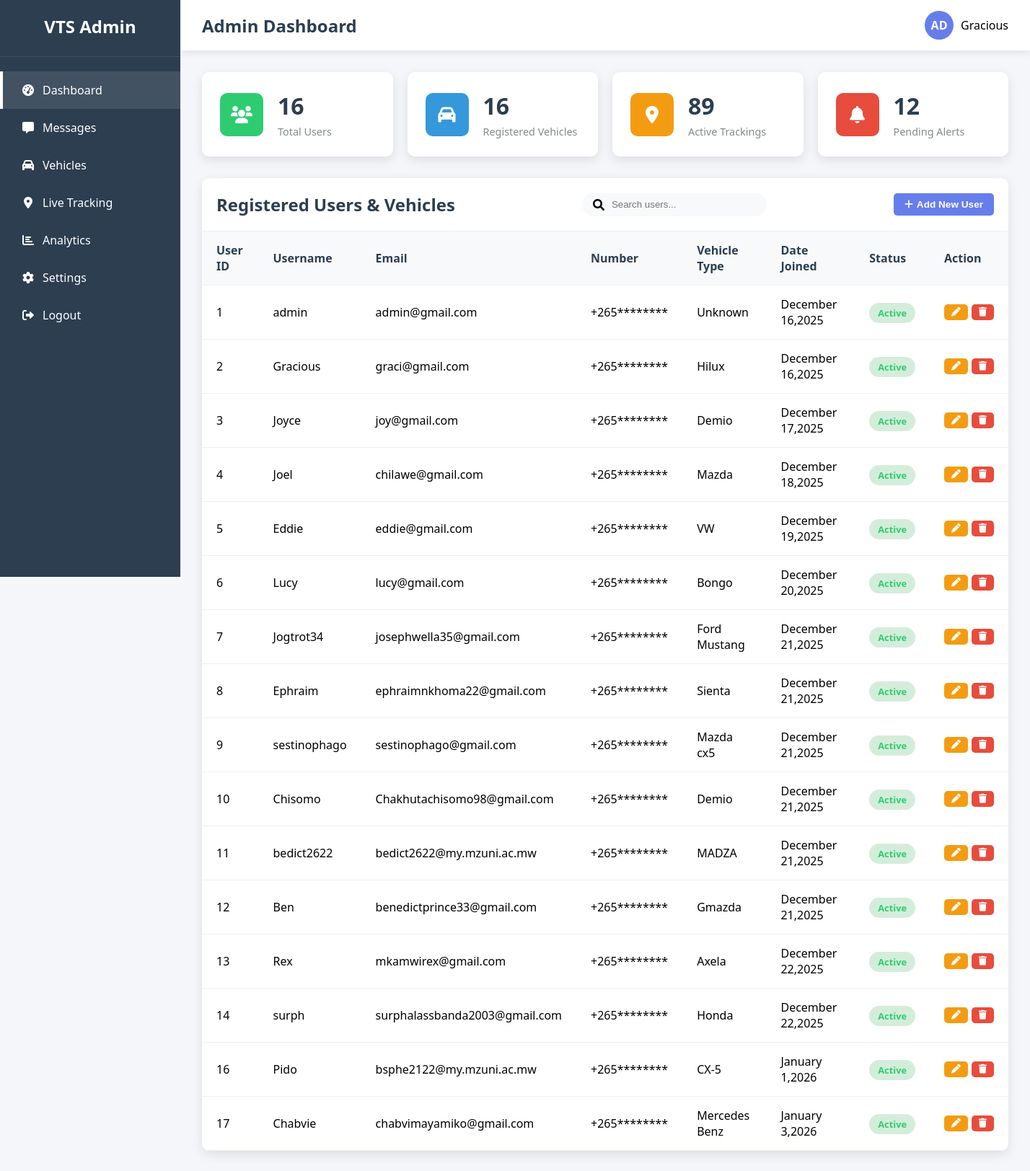
The app's page /dashboard/ (signed in) with its own data.
### system/models.py (models this page shows, shortened)
class Vehicle(models.Model):
    owner = models.OneToOneField(Client,on_delete=models.CASCADE)
    type = models.CharField(max_length=15, default='Unknown')
    plate = models.CharField(max_length=10,default='MLW 000',unique=True)
    VIN = models.CharField(max_length=15, default='------')
    latitude = models.FloatField(default=0.00)
    longitude = models.FloatField(default=0.00)
    color = models.CharField(max_length=15,default='Unavailable')

class Client(models.Model):
    user = models.OneToOneField(User,on_delete=models.CASCADE)
    photo = models.ImageField(upload_to='media/',blank=True)
    userID = models.CharField(max_length=15,default='00000')
    phone = models.CharField(max_length=15, default='+265********')
    date = models.DateTimeField(auto_now=True)
    is_active = models.BooleanField(default=False)

### system/views.py (the view)
# urls.py: path('dashboard/',views.dashboard,name='dashboard'),
@login_required
def dashboard(request):
    client = Client.objects.all()
    user_count = User.objects.count()
    vehicles = Vehicle.objects.select_related('owner__user')
    total_cars = Vehicle.objects.count()
    return render(request,'dashboard.html',{'user_count':user_count,'vehicles':vehicles,'total_cars':total_cars})

### templates/dashboard.html (shortened to what this page needs)
<!DOCTYPE html>
<html lang="en">
<head>
    <link rel="stylesheet" href="https://cdnjs.cloudflare.com/ajax/libs/font-awesome/6.0.0/css/all.min.css">
</head>
<body>
    <div class="sidebar">
        <div class="sidebar-header">
            <h2>VTS Admin</h2>
        </div>
        <div class="sidebar-menu">
            <a href="{% url "system:dashboard" %}" class="menu-item active">
                <i class="fas fa-tachometer-alt"></i>
                <span>Dashboard</span>
            </a>
            <a href="{% url "contact:Adminmessage" %}" class="menu-item">
                <i class="fas fa-message"></i>
                <span>Messages</span>
            </a>
            <a href="#" class="menu-item">
                <i class="fas fa-car"></i>
                <span>Vehicles</span>
            </a>
            <a href="#" class="menu-item">
                <i class="fas fa-map-marker-alt"></i>
                <span>Live Tracking</span>
            </a>
            <a href="{% url "contact:analysis" %}" class="menu-item">
                <i class="fas fa-chart-bar"></i>
                <span>Analytics</span>
            </a>
            <a href="#" class="menu-item">
                <i class="fas fa-cog"></i>
                <span>Settings</span>
            </a>
            <a href="{% url "system:logout" %}" class="menu-item">
                <i class="fas fa-sign-out-alt"></i>
                <span>Logout</span>
            </a>
        </div>
    </div>
    <div class="main-content">
        <div class="top-nav">
            <div class="nav-left">
                <h1>Admin Dashboard</h1>
            </div>
            <div class="nav-right">
                <div class="user-profile">
                    <div class="user-avatar">AD</div>
                    <span>{{request.user|title}}</span>
                </div>
            </div>
        </div>
        <div class="content">
            <div class="stats-grid">
                <div class="stat-card">
                    <div class="stat-icon icon-users">
                        <i class="fas fa-users"></i>
                    </div>
                    <div class="stat-info">
                        <h3>{{user_count}}</h3>
                        <p>Total Users</p>
                    </div>
                </div>
                <div class="stat-card">
                    <div class="stat-icon icon-vehicles">
                        <i class="fas fa-car"></i>
                    </div>
                    <div class="stat-info">
                        <h3>{{total_cars}}</h3>
                        <p>Registered Vehicles</p>
                    </div>
                </div>
                <div class="stat-card">
                    <div class="stat-icon icon-active">
                        <i class="fas fa-map-marker-alt"></i>
                    </div>
                    <div class="stat-info">
                        <h3>89</h3>
                        <p>Active Trackings</p>
                    </div>
                </div>
                <div class="stat-card">
                    <div class="stat-icon icon-alerts">
                        <i class="fas fa-bell"></i>
                    </div>
                    <div class="stat-info">
                        <h3>12</h3>
                        <p>Pending Alerts</p>
                    </div>
                </div>
            </div>
            <div class="table-container">
                <div class="table-header">
                    <h2>Registered Users & Vehicles</h2>
                    <div class="search-box">
                        <i class="fas fa-search"></i>
                        <input type="text" id="searchInput" placeholder="Search users...">
                    </div>
                    <button class="btn btn-primary" onclick="openAddUserModal()">
                        <i class="fas fa-plus"></i> Add New User
                    </button>
                </div>
                <div class="table-wrapper">
                    <table id="usersTable">
                        <thead>
                            <tr>
                                <th>User ID</th>
                                <th>Username</th>
                                <th>Email</th>
                                <th>Number</th>
                                <th>Vehicle Type</th>
                                <th>Date Joined</th>
                                <th>Status</th>
                                <th>Action</th>
                            </tr>
                        </thead>
                        {% for v in vehicles %}
                        <tbody>
                            <tr>
                                <td>{{v.owner.id}}</td>
                                <td>{{v.owner.user.username}}</td>
                                 <td>{{ v.owner.user.email }}</td>
                                <td>{{v.owner.phone}}</td>
                                <td>{{v.type}}</td>
                                <td>{{v.owner.user.date_joined|date:'F j,Y'}}</td>
                                <td><span class="status status-active">Active</span></td>
                                <td>
                                    <div class="action-buttons">
                                        <button class="btn btn-warning btn-sm" onclick="editUser(1)">
                                            <i class="fas fa-pen"></i>
                                        </button>
                                        <button class="btn btn-danger btn-sm" onclick="deleteUser(1)">
                                            <i class="fas fa-trash"></i>
                                        </button>
                                    </div>
                                </td>
                            </tr>
                            {% endfor %}
                        </tbody>
                    </table>
                </div>
            </div>
        </div>
    </div>
</body>
</html>

### templates/dashboard.html (style rules this page uses)
* { margin: 0; padding: 0; box-sizing: border-box; }
:root { --primary: #667eea; --secondary: #764ba2; --danger: #e74c3c; --success: #2ecc71; --warning: #f39c12; --info: #3498db; --dark: #2c3e50; --light: #ecf0f1; --sidebar-width: 250px; --primary2: #2c3e50; --secondary2: #3498db; }
body { font-family: 'Segoe UI', Tahoma, Geneva, Verdana, sans-serif; background: #f5f6fa; display: flex; min-height: 100vh; }
.sidebar { width: var(--sidebar-width); background: linear-gradient(to bottom, var(--primary2), var(--dark)); color: white; position: fixed; height: 100vh; transition: all 0.3s; z-index: 1000; }
.sidebar-header { padding: 20px; text-align: center; border-bottom: 1px solid rgba(255,255,255,0.1); }
.sidebar-header h2 { font-size: 1.5rem; margin-bottom: 5px; }
.sidebar-menu { padding: 20px 0; }
.menu-item { padding: 15px 25px; display: flex; align-items: center; text-decoration: none; color: white; transition: all 0.3s; border-left: 4px solid transparent; }
.menu-item:hover, .menu-item.active { background: rgba(255,255,255,0.1); border-left-color: white; }
.menu-item i { margin-right: 10px; width: 20px; text-align: center; }
.main-content { flex: 1; margin-left: var(--sidebar-width); transition: all 0.3s; }
.top-nav { background: white; padding: 15px 30px; display: flex; justify-content: space-between; align-items: center; box-shadow: 0 2px 10px rgba(0,0,0,0.1); position: sticky; top: 0; z-index: 100; }
.nav-left h1 { color: var(--dark); font-size: 1.5rem; }
.nav-right { display: flex; align-items: center; gap: 20px; }
.user-profile { display: flex; align-items: center; gap: 10px; }
.user-avatar { width: 40px; height: 40px; border-radius: 50%; background: var(--primary); display: flex; align-items: center; justify-content: center; color: white; font-weight: bold; }
.content { padding: 30px; }
.stats-grid { display: grid; grid-template-columns: repeat(auto-fit, minmax(240px, 1fr)); gap: 20px; margin-bottom: 30px; }
.stat-card { background: white; padding: 25px; border-radius: 10px; box-shadow: 0 5px 15px rgba(0,0,0,0.1); display: flex; align-items: center; gap: 20px; transition: transform 0.3s ease; }
.stat-icon { width: 60px; height: 60px; border-radius: 10px; display: flex; align-items: center; justify-content: center; font-size: 1.5rem; color: white; }
.icon-users { background: var(--success); }
.icon-vehicles { background: var(--info); }
.icon-active { background: var(--warning); }
.icon-alerts { background: var(--danger); }
.stat-info h3 { font-size: 2rem; color: var(--dark); margin-bottom: 5px; }
.stat-info p { color: #7f8c8d; font-size: 0.9rem; }
.table-container { background: white; border-radius: 10px; box-shadow: 0 5px 15px rgba(0,0,0,0.1); overflow: hidden; }
.table-header { padding: 20px; display: flex; justify-content: space-between; align-items: center; border-bottom: 1px solid #ecf0f1; }
.table-header h2 { color: var(--dark); }
.search-box { display: flex; align-items: center; background: #f8f9fa; padding: 8px 15px; border-radius: 25px; gap: 10px; }
.search-box input { border: none; background: none; outline: none; width: 200px; }
.table-wrapper { overflow-x: auto; }
table { width: 100%; border-collapse: collapse; }
th, td { padding: 15px 20px; text-align: left; border-bottom: 1px solid #ecf0f1; }
th { background: #f8f9fa; font-weight: 600; color: var(--dark); }
.status { padding: 5px 12px; border-radius: 20px; font-size: 0.8rem; font-weight: 600; }
.status-active { background: #d4edda; color: var(--success); }
.btn { padding: 8px 15px; border: none; border-radius: 5px; cursor: pointer; font-size: 0.85rem; font-weight: 600; transition: all 0.3s; text-decoration: none; display: inline-flex; align-items: center; gap: 5px; }
.btn-sm { padding: 5px 10px; font-size: 0.8rem; }
.btn-primary { background: var(--primary); color: white; }
.btn-danger { background: var(--danger); color: white; }
.btn-warning { background: var(--warning); color: white; }
.action-buttons { display: flex; gap: 5px; }

### records on screen
Vehicle: owner.id "1", owner.user.username "admin", owner.user.email "admin@gmail.com", owner.phone "+265********", type "Unknown", owner.user.date_joined "December 16,2025"
Vehicle: owner.id "2", owner.user.username "Gracious", owner.user.email "graci@gmail.com", owner.phone "+265********", type "Hilux", owner.user.date_joined "December 16,2025"
Vehicle: owner.id "3", owner.user.username "Joyce", owner.user.email "joy@gmail.com", owner.phone "+265********", type "Demio", owner.user.date_joined "December 17,2025"
Vehicle: owner.id "4", owner.user.username "Joel", owner.user.email "chilawe@gmail.com", owner.phone "+265********", type "Mazda", owner.user.date_joined "December 18,2025"
Vehicle: owner.id "5", owner.user.username "Eddie", owner.user.email "eddie@gmail.com", owner.phone "+265********", type "VW", owner.user.date_joined "December 19,2025"
Vehicle: owner.id "6", owner.user.username "Lucy", owner.user.email "lucy@gmail.com", owner.phone "+265********", type "Bongo", owner.user.date_joined "December 20,2025"
Vehicle: owner.id "7", owner.user.username "Jogtrot34", owner.user.email "josephwella35@gmail.com", owner.phone "+265********", type "Ford Mustang", owner.user.date_joined "December 21,2025"
Vehicle: owner.id "8", owner.user.username "Ephraim", owner.user.email "ephraimnkhoma22@gmail.com", owner.phone "+265********", type "Sienta", owner.user.date_joined "December 21,2025"
Vehicle: owner.id "9", owner.user.username "sestinophago", owner.user.email "sestinophago@gmail.com", owner.phone "+265********", type "Mazda cx5", owner.user.date_joined "December 21,2025"
Vehicle: owner.id "10", owner.user.username "Chisomo", owner.user.email "Chakhutachisomo98@gmail.com", owner.phone "+265********", type "Demio", owner.user.date_joined "December 21,2025"
Vehicle: owner.id "11", owner.user.username "bedict2622", owner.user.email "bedict2622@my.mzuni.ac.mw", owner.phone "+265********", type "MADZA", owner.user.date_joined "December 21,2025"
Vehicle: owner.id "12", owner.user.username "Ben", owner.user.email "benedictprince33@gmail.com", owner.phone "+265********", type "Gmazda", owner.user.date_joined "December 21,2025"
Vehicle: owner.id "13", owner.user.username "Rex", owner.user.email "mkamwirex@gmail.com", owner.phone "+265********", type "Axela", owner.user.date_joined "December 22,2025"
Vehicle: owner.id "14", owner.user.username "surph", owner.user.email "surphalassbanda2003@gmail.com", owner.phone "+265********", type "Honda", owner.user.date_joined "December 22,2025"
Vehicle: owner.id "16", owner.user.username "Pido", owner.user.email "bsphe2122@my.mzuni.ac.mw", owner.phone "+265********", type "CX-5", owner.user.date_joined "January 1,2026"
Vehicle: owner.id "17", owner.user.username "Chabvie", owner.user.email "chabvimayamiko@gmail.com", owner.phone "+265********", type "Mercedes Benz", owner.user.date_joined "January 3,2026"

### other values on screen
{{ request.user|title }} "Gracious"
{{ user_count }} "16"
{{ total_cars }} "16"
